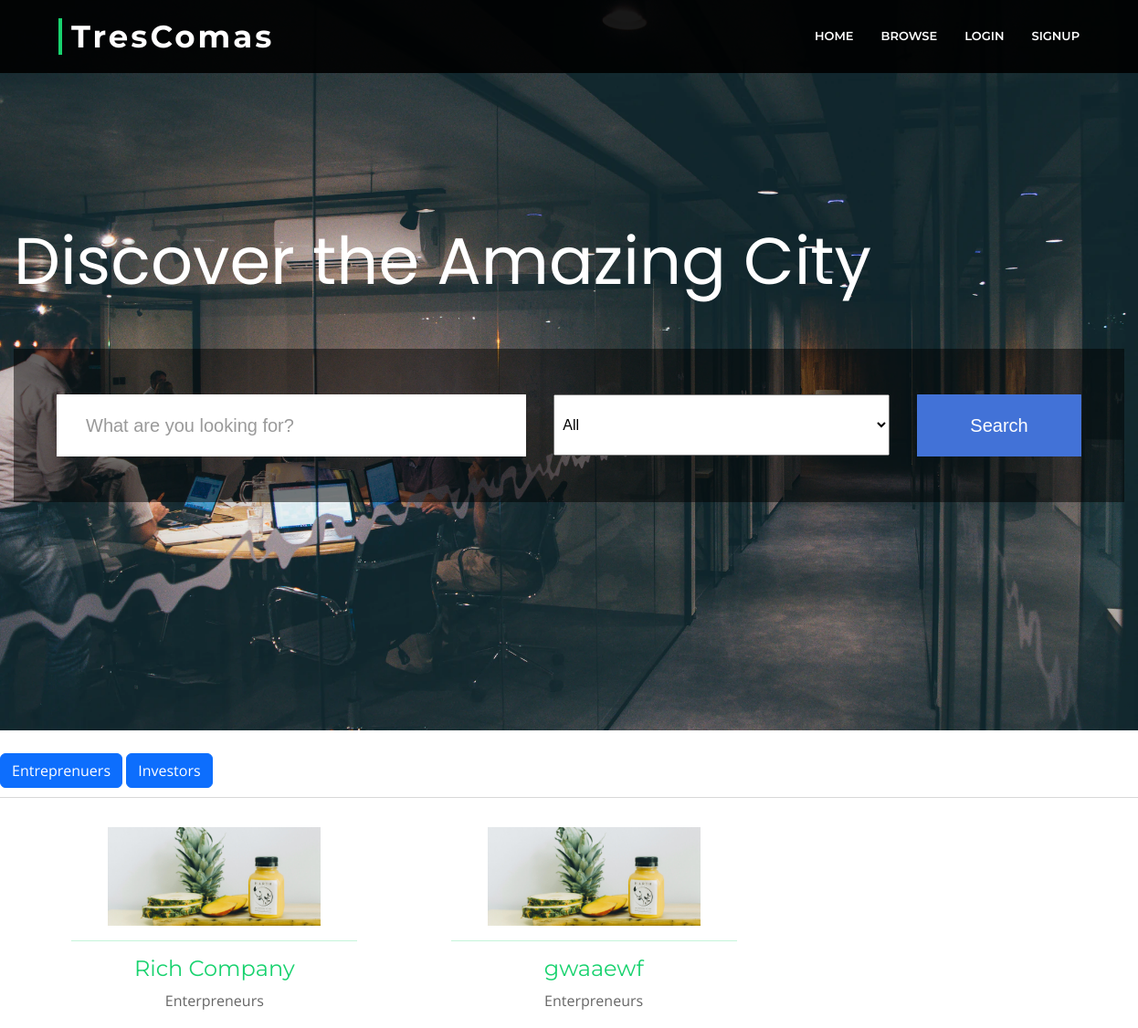
Screenshot of /browse with the database file from the repository.
### testx/models.py (models this page shows, shortened)
class Enterp(models.Model):
    user = models.OneToOneField(User, on_delete=models.CASCADE, default=None)
    name = models.CharField(max_length=100)
    username = models.CharField(max_length=100)
    companyname = models.CharField(max_length=100, default="")
    email = models.CharField(max_length=100)
    bplan = models.CharField(max_length=1000, default="Not Shared Yet")
    qpitch = models.CharField(max_length=1000, default="Not Shared Yet")
    cfunds = models.CharField(max_length=1000, default="Not Shared Yet")
    rfunding = models.CharField(max_length=1000, default="Not Shared Yet")
    field = models.CharField(max_length=1000, default="General")
    image = models.ImageField(default='1920-1.jpg')

### testx/views.py (the view, shortened to what this page needs)
# urls.py: path('browse', views.browse, name="browse"),
def browse(request):
    II = Investor.objects.all()
    EE = Enterp.objects.all()
    return render(request, 'browse.html', {'invs': II, 'ents': EE})

### template/browse.html (shortened to what this page needs)
{% load static %}
<!DOCTYPE html>
<html lang="en">
<head>
  <link href="{% static '/vendor/animate.css/animate.min.css' %}" rel="stylesheet">
  <link href="{% static '/vendor/aos/aos.css' %}" rel="stylesheet">
  <link href="{% static '/vendor/bootstrap/css/bootstrap.min.css' %}" rel="stylesheet">
  <link href="{% static '/vendor/bootstrap-icons/bootstrap-icons.css' %}" rel="stylesheet">
  <link href="{% static '/vendor/glightbox/css/glightbox.min.css' %}" rel="stylesheet">
  <link href="{% static '/vendor/swiper/swiper-bundle.min.css' %}" rel="stylesheet">
  <link href="{% static '/css/style.css'%}" rel="stylesheet">
  <link href="{% static 'css/main.css' %}" rel="stylesheet" />
</head>
<body style="overflow-x: hidden;">
  <header id="header" class="fixed-top d-flex align-items-center header">
    <div class="container-fluid">
      <div class="row justify-content-center align-items-center">
        <div class="col-xl-11 d-flex align-items-center justify-content-between">
            <h1 class="logo"><a href="/" >TresComas</a></h1>
          <nav id="navbar" class="navbar">
            <ul>
              <li><a class="nav-link" href="/">Home</a></li>
              <li><a class="nav-link " href="browse">Browse</a></li>
              {% if user.is_authenticated %}
              <li><a class="nav-link " href="/yprofile/{{user.username}}">Your Profile</a></li>
              <li><a class="nav-link " href="/logout">Logout</a></li>
              {% else %}
              <li><a class="nav-link " href="/login">Login</a></li>
              <li><a class="nav-link " href="/signup">Signup</a></li>
              {% endif %}
            </ul>
          </nav>
        </div>
      </div>
    </div>
  </header>
  <div class="s01" style="background: url('/static/img/photo-1541746972996-4e0b0f43e02a.webp'); background-size: cover;">
    <form>
      <fieldset>
        <legend>Discover the Amazing City</legend>
      </fieldset>
      <div class="inner-form">
        <div class="input-field first-wrap">
          <input id="search" name="searchx" type="text" placeholder="What are you looking for?" />
        </div>
        <div class="input-field second-wrap" style="border-radius:20px">
          <select name="filterq" type="text" style="width:100%; height:99%; padding-left: 5px;">
            <option value="all">All</option>
        </select>
        </div>
        <div class="input-field third-wrap">
          <button class="btn-search" type="submit">Search</button>
        </div>
      </div>
    </form>
  </div>
  <div class="row " style="margin-top: 2%; padding-right: 0%;">
    <div class="container justify-content-center align-items-center" >
        <button class="btn btn-primary" onclick="changetoent()">Entreprenuers</button>
        <button class="btn btn-primary" onclick="changetoinv()">Investors</button>
    </div>
    <br/><br/>
    <hr/>
     <div id="showx" class="row">
        {% for m in ents %}
        <div class="col-4 portfolio-item filter-app ">
        <a href="#">
        <div class="portfolio-wrap" style="max-width: 80%; margin-left: 20%;">
        <figure>
            <img src="{{m.image.url}}" class="img-fluid" alt="" />
        </figure>
        <hr/>
        <div class="portfolio-info">
            <h4 align="center"><a href="portfolio-details.html">{{m.companyname}}</a></h4>
            <p align="center" style="line-height: 0%;">Enterpreneurs</p>
        </div>
        </div>
            </a>
        </div>
        {% endfor %}
     </div>
  </div>
</body>
</html>

### static/css/style.css (style rules this page uses)
body { background: #fff; color: #666666; font-family: "Open Sans", sans-serif; }
a { color: #18d26e; transition: 0.5s; text-decoration: none; }
p { padding: 0; margin: 0 0 30px 0; }
h1, h2, h3, h4, h5, h6 { font-family: "Montserrat", sans-serif; font-weight: 400; margin: 0 0 20px 0; padding: 0; }
#header { transition: all 0.5s; z-index: 997; background: rgba(0, 0, 0, 0.9); height: 80px; }
#header .logo { font-size: 34px; margin: 0; padding: 0; font-family: "Montserrat", sans-serif; font-weight: 700; letter-spacing: 3px; padding-left: 10px; border-left: 4px solid #18d26e; }
#header .logo a { color: #fff; }
.navbar { padding: 0; }
.navbar ul { margin: 0; padding: 0; display: flex; list-style: none; align-items: center; }
.navbar li { position: relative; }
.navbar a, .navbar a:focus { display: flex; align-items: center; justify-content: space-between; padding: 10px 0 10px 30px; font-family: "Montserrat", sans-serif; font-size: 13px; font-weight: 600; color: #fff; white-space: nowrap; text-transform: uppercase; transition: 0.3s; }

### static/css/main.css (style rules this page uses)
html { line-height: 1.15; -ms-text-size-adjust: 100%; -webkit-text-size-adjust: 100%; }
body { margin: 0; }
article, aside, footer, header, nav, section { display: block; }
h1 { font-size: 2em; margin: 0.67em 0; }
figcaption, figure, main { display: block; }
figure { margin: 1em 40px; }
hr { box-sizing: content-box; height: 0; overflow: visible; }
a { background-color: transparent; -webkit-text-decoration-skip: objects; }
img { border-style: none; }
button, input, optgroup, select, textarea { font-family: sans-serif; font-size: 100%; line-height: 1.15; margin: 0; }
button, input { overflow: visible; }
button, select { text-transform: none; }
button, html [type="button"], [type="reset"], [type="submit"] { -webkit-appearance: button; }
fieldset { padding: 0.35em 0.75em 0.625em; }
legend { box-sizing: border-box; color: inherit; display: table; max-width: 100%; padding: 0; white-space: normal; }
html { height: 100%; }
fieldset { margin: 0; padding: 0; -webkit-margin-start: 0; -webkit-margin-end: 0; -webkit-padding-before: 0; -webkit-padding-start: 0; -webkit-padding-end: 0; -webkit-padding-after: 0; border: 0; }
legend { margin: 0; padding: 0; display: block; -webkit-padding-start: 0; -webkit-padding-end: 0; }
* { box-sizing: border-box; }
.s01 { min-height: 100vh; display: -ms-flexbox; display: flex; -ms-flex-pack: center; justify-content: center; -ms-flex-align: center; align-items: center; font-family: 'Poppins', sans-serif; background-size: cover; background-position: center center; padding: 15px; }
.s01 form { width: 100%; max-width: 1290px; }
.s01 form legend { font-size: 72px; line-height: 1; color: #fff; margin-bottom: 60px; }
.s01 form .inner-form { background: rgba(0, 0, 0, 0.5); padding: 50px 47px; display: -ms-flexbox; display: flex; width: 100%; -ms-flex-pack: justify; justify-content: space-between; -ms-flex-align: center; align-items: center; }
.s01 form .inner-form .input-field { margin-right: 30px; height: 68px; }
.s01 form .inner-form .input-field input { height: 100%; background: #fff; border-radius: .5px; border: 0; display: block; width: 100%; padding: 10px 32px; font-size: 20px; }
.s01 form .inner-form .input-field.first-wrap { -ms-flex-positive: 1; flex-grow: 1; }
.s01 form .inner-form .input-field.second-wrap { width: 32.77%; min-width: 180px; }
.s01 form .inner-form .input-field.third-wrap { width: 180px; margin-right: 0; }
.s01 form .inner-form .input-field.third-wrap .btn-search { height: 100%; width: 100%; background: #4272d7; white-space: nowrap; border-radius: .5px; font-size: 20px; color: #fff; transition: all .2s ease-out, color .2s ease-out; border: 0; cursor: pointer; }

### rows the page displays
Enterp: image (picture), companyname "Rich Company"
Enterp: image (picture), companyname "gwaaewf"
